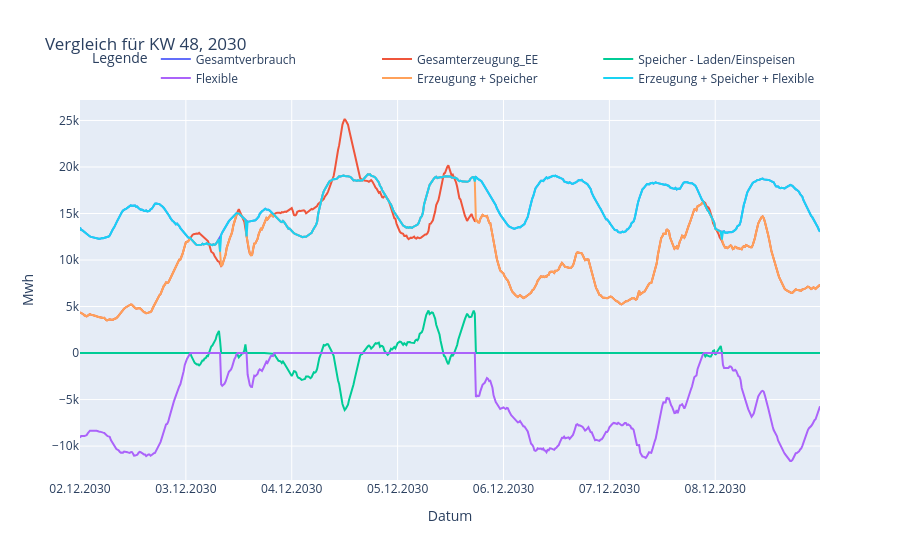

Write notebook code for a chart like this one.
### Markdown cell above
## Wochendiagramm: Vergleich Verbrauch Erzeugung/Verbrauch, 15min

### Code cell
selected_week = str(config.params.selected_week_plot)
selected_year = str(config.params.selected_year_plot)

# didirectory_yearly_generation and consumption_all_years_excluding_loadprofile are dicitionaries

addTimeInformation(calculated_storage_df)
addTimeInformation(calculated_flexpowerplant_df)
addTimeInformation(calculated_storage_ee_df)
addTimeInformation(calculated_all_df)
addTimeInformation(storage_df)
addTimeInformation(flexipowerplant_df)
addTimeInformation(storage_ee_combined_df)
addTimeInformation(all_combined_df)
addTimeInformation(production_end_year)
#print(production_end_year)

#plotWeekDiagramm(selected_week, selected_year, consumption_all_years_including_loadprofile, production_end_year, calculated_storage_df, calculated_flexpowerplant_df, calculated_storage_ee_df, calculated_all_df, "wochendiagramm_KW")
plotWeekDiagramm(selected_week, selected_year, consumption_all_years_including_loadprofile, production_end_year, storage_df, flexipowerplant_df, storage_ee_combined_df, all_combined_df, "wochendiagramm_KW")

### Figure 1 — Plotly figure (JSON) as saved in the notebook; plotly's stock layout.template omitted (floating-point values rounded to 4 significant figures; data arrays with more than 128 entries replaced by an {"elided": "..."} marker saying what was removed)
{"data": [{"mode": "lines", "name": "Gesamtverbrauch", "type": "scatter", "x": {"elided": "672 str values"}, "y": {"elided": "672 float values"}}, {"mode": "lines", "name": "Gesamterzeugung_EE", "type": "scatter", "x": {"elided": "672 str values"}, "y": {"elided": "672 float values"}}, {"mode": "lines", "name": "Speicher - Laden/Einspeisen", "type": "scatter", "x": {"elided": "672 str values"}, "y": {"elided": "672 float values"}}, {"mode": "lines", "name": "Flexible", "type": "scatter", "x": {"elided": "672 str values"}, "y": {"elided": "672 float values"}}, {"mode": "lines", "name": "Erzeugung + Speicher", "type": "scatter", "x": {"elided": "672 str values"}, "y": {"elided": "672 float values"}}, {"mode": "lines", "name": "Erzeugung + Speicher + Flexible", "type": "scatter", "x": {"elided": "672 str values"}, "y": {"elided": "672 float values"}}], "layout": {"legend": {"orientation": "h", "title": {"text": "Legende"}, "x": 1, "xanchor": "right", "y": 1.02, "yanchor": "bottom"}, "title": {"text": "Vergleich für KW 48, 2030"}, "xaxis": {"tickformat": "%d.%m.%Y", "tickmode": "array", "tickvals": ["2030-12-02T00:00:00", "2030-12-03T00:00:00", "2030-12-04T00:00:00", "2030-12-05T00:00:00", "2030-12-06T00:00:00", "2030-12-07T00:00:00", "2030-12-08T00:00:00"], "title": {"text": "Datum"}}, "yaxis": {"title": {"text": "Mwh"}}}}
